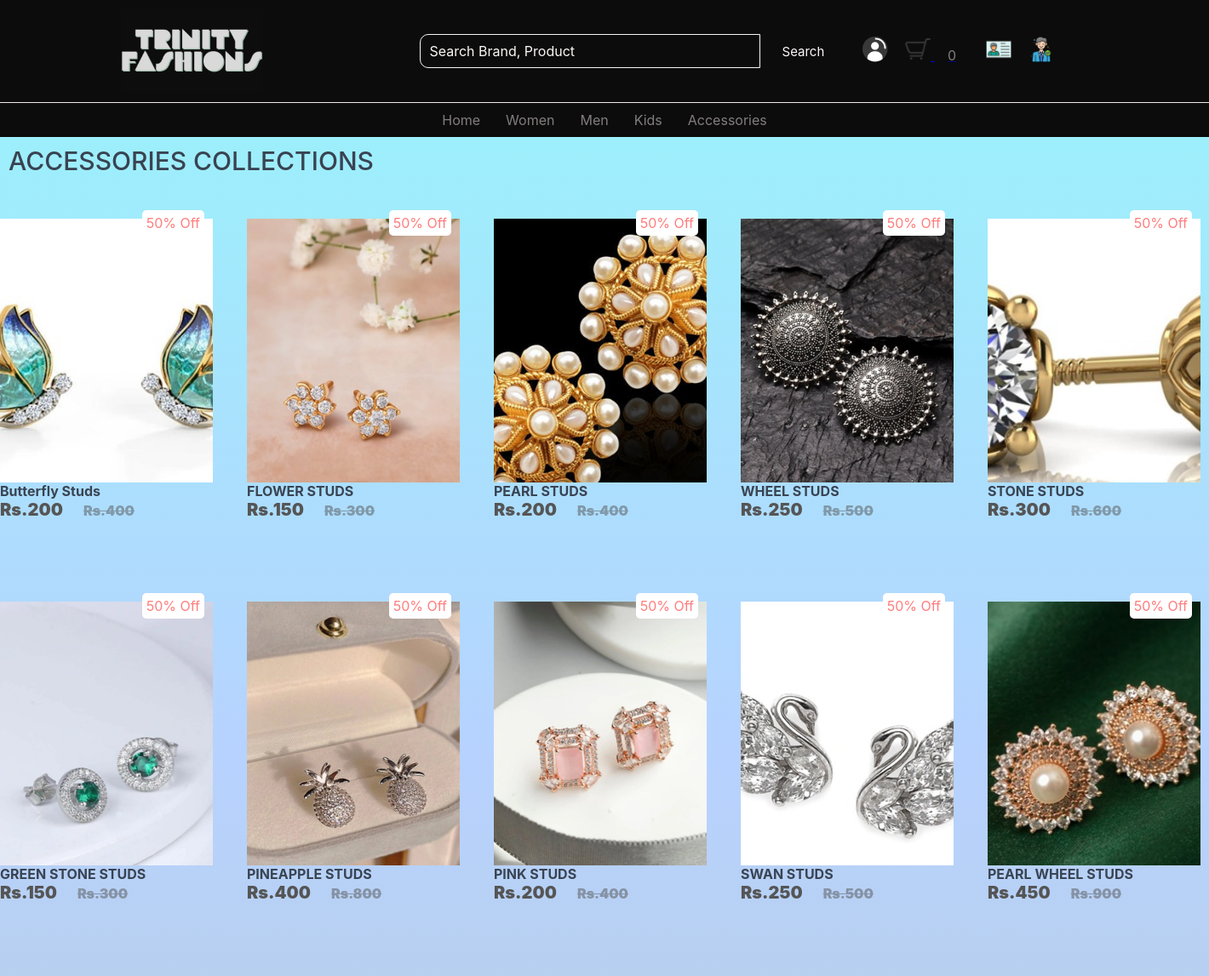
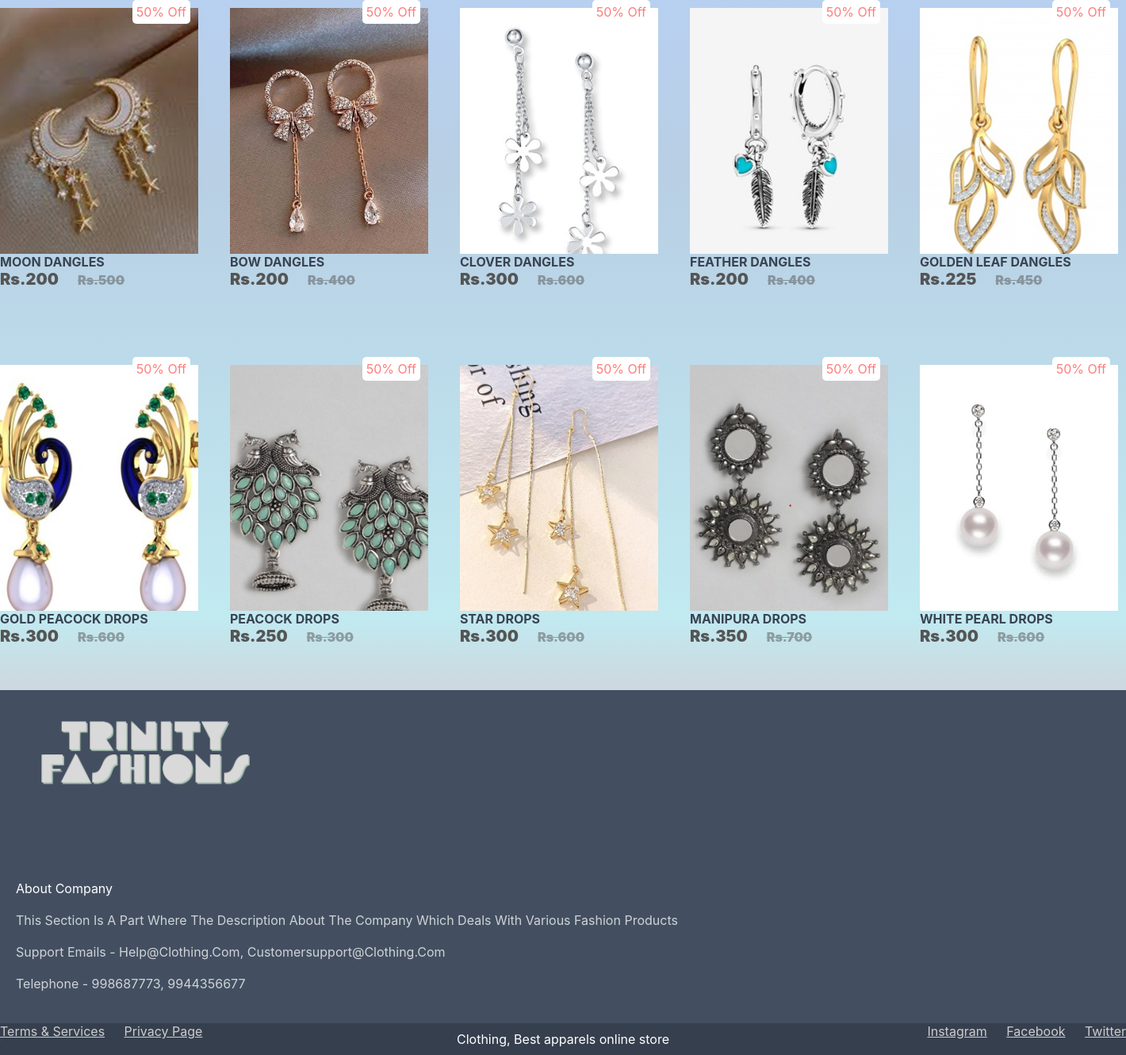
Page /accessories_collection.php on the committed database (2 pictures, top to bottom).
### tables this page shows
CREATE TABLE `products` (
  `id` int(11) NOT NULL,
  `name` varchar(200) NOT NULL,
  `category` varchar(10) DEFAULT NULL,
  `descr` text DEFAULT NULL,
  `reducedprice` float DEFAULT NULL,
  `markedprice` float DEFAULT NULL,
  `quantity` int(11) DEFAULT NULL,
  `img1` text NOT NULL,
  `img2` varchar(100) DEFAULT NULL,
  `img3` varchar(100) DEFAULT NULL,
  `img4` varchar(100) DEFAULT NULL,
  `date_added` date DEFAULT NULL
);

### accessories_collection.php (the view, shortened to what this page needs)
<?php
    include_once 'functions.php';
    include_once 'mysqli_connect.php';
$stmt1 ='SELECT * FROM products WHERE category="Accessory"';
$result = mysqli_query($conn,$stmt1);
$accessory_collection = $result -> fetch_all(MYSQLI_ASSOC);
template_header('accessories_collection');
?>
<section>
<div class="acccol content-wrapper-acc">
    <h2 class="product-category">ACCESSORIES COLLECTIONS</h2>
            <div class="product-container-acc">
            <?php foreach ($accessory_collection as $product2): ?>
                <div class="product-card">
                    <div class="product-image">
                        <span class="discount-tag">50% off</span>
                        <a href="index.php?page=product&id=<?=$product2['id']?>" class="product1">
                            <img src="imgs/<?=$product2['img1']?>" width='320' height="350" alt="<?=$product2['name']?>" class="product-thumb">
                        </a>
                        <?php var_dump($product2['img1']); ?>
                    </div>
                    <div class="product-info">
                        <h2 class="product-brand"><?=$product2['name']?></h2>
                        <span class="price">
                        Rs.<?=$product2['reducedprice']?>
                        <?php if ($product2['markedprice'] > 0): ?>
                        <span class="actual-price">Rs.<?=$product2['markedprice']?></span>
                        <?php endif; ?>
                        </span>
                        </div>
            </div>
                <?php endforeach; ?>
            </div>
</section>
<?=template_footer()?>

### functions.php (shortened to what this page needs)
<?php
function template_header($title) {
$num_items_in_cart = isset($_SESSION['cart']) ? count($_SESSION['cart']) : 0;
echo <<<EOT
<!DOCTYPE html>
<html>
	<head>
		<title>$title</title>
		<link href="css/reciept.css" rel="stylesheet" type="text/css">
        <link href="css/nav.css" rel="stylesheet" type="text/css">
        <link href="css/footer.css" rel="stylesheet" type="text/css">
        <link href="css/home.css" rel="stylesheet" type="text/css">
        <link href="css/product.css" rel="stylesheet" type="text/css">
        <link href="css/cart.css" rel="stylesheet" type="text/css">
        <link href="css/header.css" rel="stylesheet" type="text/css">
        <link href="css/collection.css" rel="stylesheet" type="text/css">
		<link rel="stylesheet" href="https://use.fontawesome.com/releases/v5.7.1/css/all.css">
	</head>
	<body>
        <header class="header-section">
                <nav>
                <div class="nav">
                <img src="imgs/tflogo.png" class="brand-logo" alt="">
                    <div class="nav-items">
                    <form method=post action='search.php'>
                        <div class="search">
                            <input type="text" id="searchele" name="searchele" class="search-box" placeholder="search brand, product">
                            <button class="search-btn" type='submit'>search</button>
                        </div>
                        </form>
                        <a href="login.html" target="_blank"><img src="imgs/user.png" alt="" title="LOGIN"></a>
                        <a href="index.php?page=Cart"><img src="imgs/cart.png" alt=""> <span class="link">$num_items_in_cart</span>  </a>
                        <a href="registration.html" target="_blank"><img src="imgs/registration.png" alt=""></a>
                        <a href="sellerlogin.html" target="_blank"><img src="imgs/seller.png" alt=""></a>
                    </div>
                </div>
                <ul class="links-container">
                    <li class="link-item"><a href="index.php" class="link">home</a></li>
                    <li class="link-item"><a href="women_collection.php" class="link">women</a></li>
                    <li class="link-item"><a href="men_collection.php" class="link">men</a></li>
                    <li class="link-item"><a href="kids_collection.php" class="link">kids</a></li>
                    <li class="link-item"><a href="accessories_collection.php" class="link">accessories</a></li>
                </ul>
        </header>
EOT;
}
function template_footer() {
echo <<<EOT
<section class="footersec">
<div class="footer-content">
    <img src="imgs/tflogo1.png" class="logo" alt="">
</div>
<p class="footer-title">about company</p>
<p class="info">This section is a part where the description about the company which deals with various fashion products </p>
<p class="info">support emails - help@clothing.com, customersupport@clothing.com</p>
<p class="info">telephone - 998687773, 9944356677</p>
<div class="footer-social-container">
<div>
    <a href="#" class="social-link">terms & services</a>
    <a href="#" class="social-link">privacy page</a>
</div>
<div>
    <a href="#" class="social-link">instagram</a>
    <a href="#" class="social-link">facebook</a>
    <a href="#" class="social-link">twitter</a>
</div>
</div>
<p class="footer-credit">Clothing, Best apparels online store</p>
`;
</section>
EOT;
}
?>

### css/nav.css (style rules this page uses)
* { margin: 0; padding: 0; box-sizing: border-box; font-family: 'roboto', sans-serif; }
header { background-color: #0c0c0c; }
.nav { padding: 10px 10vw; display: flex; justify-content: space-between; }
.brand-logo { height: 100px; }
.nav-items { display: flex; align-items: center; }
.search { width: 500px; display: flex; }
.search-box { width: 80%; height: 40px; padding: 10px; border-top-left-radius: 10px; border-bottom-left-radius: 10px; border: 1px solid #faf5f6; text-transform: capitalize; background: none; color: #fcf5f5; outline: none; }
.search-btn { width: 20%; height: 40px; padding: 10px 20px; border: none; outline: none; cursor: pointer; background: #0c0c0c; color: rgb(253, 246, 247); text-transform: capitalize; font-size: 15px; border-top-right-radius: 10px; border-bottom-right-radius: 10px; }
.search-box::placeholder { color: #fdf7f7; }
.nav-items a { margin-left: 20px; }
.nav-items a img { width: 30px; }
.links-container { width: 100%; display: flex; padding: 10px 10vw; justify-content: center; list-style: none; border-top: 1px solid #f1e9e9; }
.link,.link-1 { text-transform: capitalize; padding: 0 10px; margin: 0 5px; text-decoration: none; color: #f8eeee; opacity: 0.5; transition: .5s; }

### css/footer.css (style rules this page uses)
.footersec { background-color: #434f61; }
.footer-content { display: flex; width: 100%; justify-content: space-between; }
.footer-content .logo { position: relative; left:50px; height: 160px; }
.footer-title, .info { color: rgba(255, 255, 255, 0.75); margin: 20px 0; margin-left: 20px ; text-transform: capitalize; }
.footer-title { margin-top: 80px; color: #fff; }
.footer-social-container { margin-top: 40px; display: flex; justify-content: space-between; }
.social-link { color: #fff; margin-left: 20px; text-transform: capitalize; }
.social-link:nth-child(1) { margin-left: 0; }
.footer-credit { width: 100%; padding: 10px; position: absolute; left: 0; bottom: 0; text-align: center; color: #fff; background: rgba(0, 0, 0, 0.2); }

### css/home.css (style rules this page uses)
* { box-sizing: border-box; font-family: -apple-system, BlinkMacSystemFont, "segoe ui", roboto, oxygen, ubuntu, cantarell, "fira sans", "droid sans", "helvetica neue", Arial, sans-serif; font-size: 16px; -webkit-font-smoothing: antialiased; -moz-osx-font-smoothing: grayscale; }
html { height: 100%; scroll-behavior: smooth; scrollbar-width: none; }
body { position: relative; min-height: 100%; width: 100%; color: #555555; background-color:#405574ee; margin: 0; }
h1, h2, h3, h4, h5 { color: #394352; }

### css/product.css (style rules this page uses)
.product-category { padding: 0 auto; font-size: 30px; font-weight: 500; padding: 10px ; text-transform: capitalize; }
.product-card { flex: 0 0 auto; width: 250px; height: 450px; margin-right: 40px; margin-left: 0%; }
.product-image { position: relative; width: 100%; height: 350px; overflow: hidden; }
.product-thumb { width: 100%; height: 350px; object-fit: cover; }
.discount-tag { position: absolute; background: #fff; padding: 5px; border-radius: 5px; color: #ff7d7d; right: 10px; top: 30px; text-transform: capitalize; }
.product1 { display: flex; padding: 40px 0; }
.price { font-weight: 900; font-size: 20px; }
.actual-price { margin-left: 20px; opacity: 0.5; text-decoration: line-through; }

### css/collection.css (style rules this page uses)
.product-container-acc { display: grid; grid-template-columns: repeat(5,auto); }
.content-wrapper-acc { background: rgb(195,153,34); background: rgb(57,130,187); background: rgb(206,215,222); background: linear-gradient(0deg, rgba(206,215,222,1) 0%, rgba(193,234,241,1) 5%, rgba(184,207,228,1) 35%, rgba(183,210,255,1) 61%, rgba(157,239,252,1) 100%); }

### rows in the picture
products: img1 (picture), name "Butterfly Studs", reducedprice "200", markedprice "400"
products: img1 (picture), name "FLOWER STUDS", reducedprice "150", markedprice "300"
products: img1 (picture), name "PEARL STUDS", reducedprice "200", markedprice "400"
products: img1 (picture), name "WHEEL STUDS", reducedprice "250", markedprice "500"
products: img1 (picture), name "STONE STUDS", reducedprice "300", markedprice "600"
products: img1 (picture), name "GREEN STONE STUDS", reducedprice "150", markedprice "300"
products: img1 (picture), name "PINEAPPLE STUDS", reducedprice "400", markedprice "800"
products: img1 (picture), name "PINK STUDS", reducedprice "200", markedprice "400"
products: img1 (picture), name "SWAN STUDS", reducedprice "250", markedprice "500"
products: img1 (picture), name "PEARL WHEEL STUDS", reducedprice "450", markedprice "900"
products: img1 (picture), name "MOON DANGLES", reducedprice "200", markedprice "500"
products: img1 (picture), name "BOW DANGLES", reducedprice "200", markedprice "400"
products: img1 (picture), name "CLOVER DANGLES", reducedprice "300", markedprice "600"
products: img1 (picture), name "FEATHER DANGLES", reducedprice "200", markedprice "400"
products: img1 (picture), name "GOLDEN LEAF DANGLES", reducedprice "225", markedprice "450"
products: img1 (picture), name "GOLD PEACOCK DROPS", reducedprice "300", markedprice "600"
products: img1 (picture), name "PEACOCK DROPS", reducedprice "250", markedprice "300"
products: img1 (picture), name "STAR DROPS", reducedprice "300", markedprice "600"
products: img1 (picture), name "MANIPURA DROPS", reducedprice "350", markedprice "700"
products: img1 (picture), name "WHITE PEARL DROPS", reducedprice "300", markedprice "600"

### other values in the picture
$num_items_in_cart "0"
